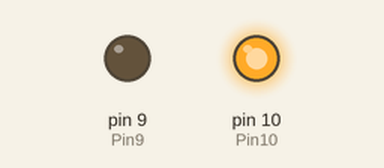
Recording of a sketch running on a simulated Arduino Uno, built with avr-gcc and run on an emulated ATmega328P. Shown: output pins drawn as LEDs (lit = HIGH).

Above: at 0.1 s.
Timing chart, 0 to 1.6 s (numbered marks = the images above):
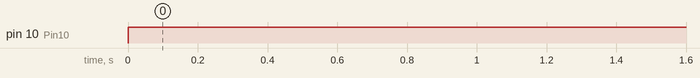

Measured:
- by itself, pin 10 (Pin10): LOW → HIGH at 0.00 s

The sketch:

IR_Remote_Scanner.ino
```cpp
#include <IRremote.h>
 int Pin10    =10; //VCC
 int Pin9     = 9; //GND
 int RECV_PIN = 8; //Sensor pin
IRrecv irrecv(RECV_PIN);
decode_results results;

void setup()
{
  Serial.begin(9600);
  irrecv.enableIRIn(); // Start the receiver

    pinMode(Pin10, OUTPUT);
    pinMode(Pin9, OUTPUT);
}

void loop() {
    digitalWrite(Pin10, HIGH);
      digitalWrite(Pin9, LOW);

  if (irrecv.decode(&results)) {
    if ((results.value & ~0x8000LL) == 0xc800f740cLL) {
      Serial.println("Got an OnOff code");
    }
  //  Serial.println(results.value >> 32, HEX);
    Serial.println(results.value, HEX);
    irrecv.resume(); // Receive the next value
  }
}
```
